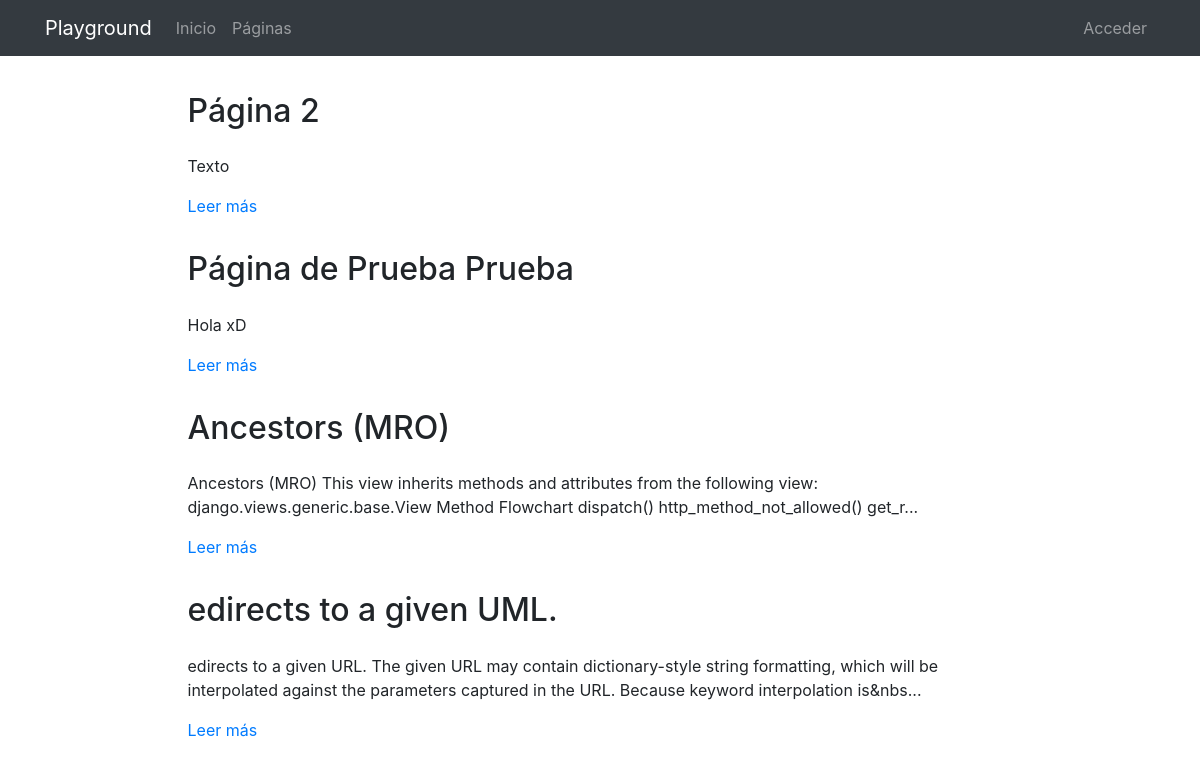
The app's page /pages/, older data.
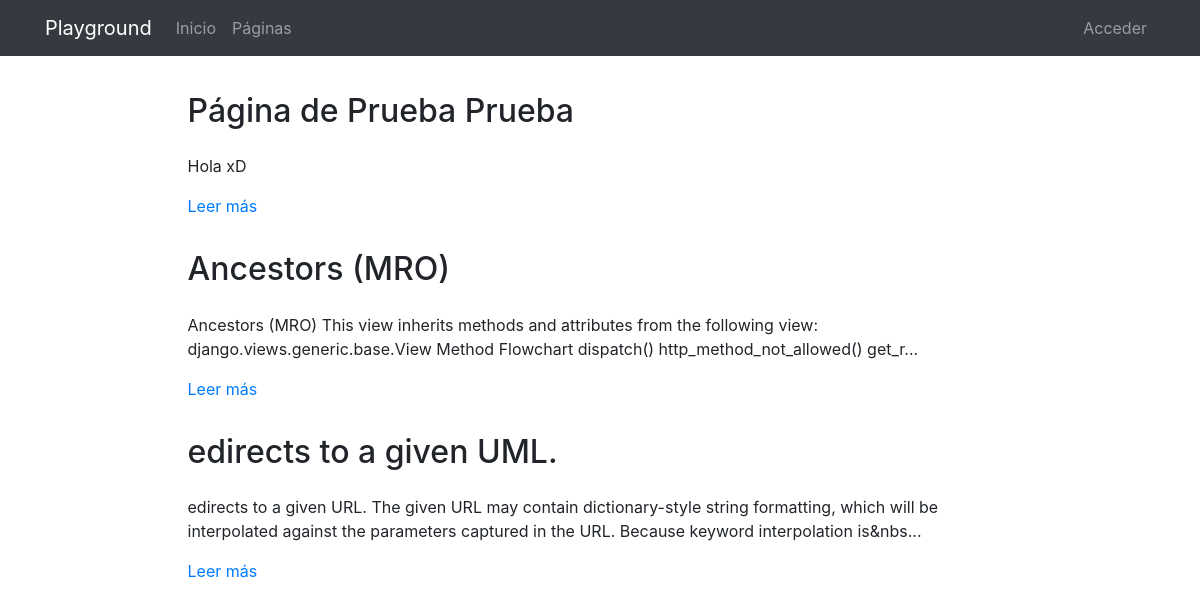
The same page, newer data.
### pages/models.py (models this page shows, shortened)
class Page(models.Model):
    title = models.CharField(verbose_name="Título", max_length=200)
    content = RichTextField(verbose_name="Contenido")
    order = models.SmallIntegerField(verbose_name="Orden", default=0)
    created = models.DateTimeField(auto_now_add=True, verbose_name="Fecha de creación")
    updated = models.DateTimeField(auto_now=True, verbose_name="Fecha de edición")
    class Meta:
        verbose_name = "página"
        verbose_name_plural = "páginas"
        ordering = ['order', 'title']

### pages/views.py (the view)
# urls.py: path('', PageListView.as_view(), name='pages'),
class PageListView(ListView):
    model = Page

### pages/templates/pages/page_list.html (shortened to what this page needs)
{% extends 'core/base.html' %}
{% load static %}
{% block content %}
{% include 'pages/includes/pages_menu.html' %}
<main role="main">
  <div class="container mb-4">
    {% for page in page_list|dictsort:"id"  reversed  %}
      <div class="row mt-3">
        <div class="col-md-9 mx-auto">
          <h2 class="mb-4">{{page.title}}</h2>
          <div>
            <p>{{page.content|striptags|safe|truncatechars:"200"}}</p>
            <p><a href="{% url 'pages:page' page.id page.title|slugify %}">Leer más</a>
            </p>
          </div>
        </div>
      </div>
    {% endfor %}
  </div>
</main>
{% endblock %}

### core/templates/core/base.html (shortened to what this page needs)
<!DOCTYPE html>
<html lang="es">
  <head>
    {% load static %}
    <link href="{% static 'core/vendor/bootstrap/css/bootstrap.min.css' %}" rel="stylesheet">
    <link href="{% static 'core/vendor/font-awesome/css/font-awesome.min.css' %}" rel="stylesheet" type="text/css">
    <link href="{% static 'core/css/main.css' %}" rel="stylesheet">
  </head>
  <body>
    <body>
      <nav class="navbar navbar-expand-lg navbar-dark bg-dark">
        <div class="container">
          <a class="navbar-brand" href="{% url 'home' %}">Playground</a>
          <div class="collapse navbar-collapse" id="ned">
            <ul class="navbar-nav mr-auto">
              <li class="nav-item">
                <a class="nav-link" href="{% url 'home' %}">Inicio</a>
              </li>
              <li class="nav-item">
                <a class="nav-link" href="{% url 'pages:pages' %}">Páginas</a>
              </li>
            </ul>
            <ul class="navbar-nav">
              <li class="nav-item">
                <a class="nav-link" href="/admin/">
                  {% if request.user.is_staff %}Admin{% else %}Acceder{% endif %}
                </a>
              </li>
            </ul>
          </div>
        </div>
      </nav>
      {% block content %}{% endblock %}
  </body>
</html>

### pages/templates/pages/includes/pages_menu.html (shortened to what this page needs)
{% load static %}
<link href="{% static 'pages/css/custom_ckeditor.css' %}" rel="stylesheet">

### core/static/core/css/main.css (style rules this page uses)
main { padding-top: 20px; }
:root { --jumbotron-padding-y: 3rem; }

Row changes from the older to the newer data that the page shows:
removed Page: title "Página 2", content "Texto"
